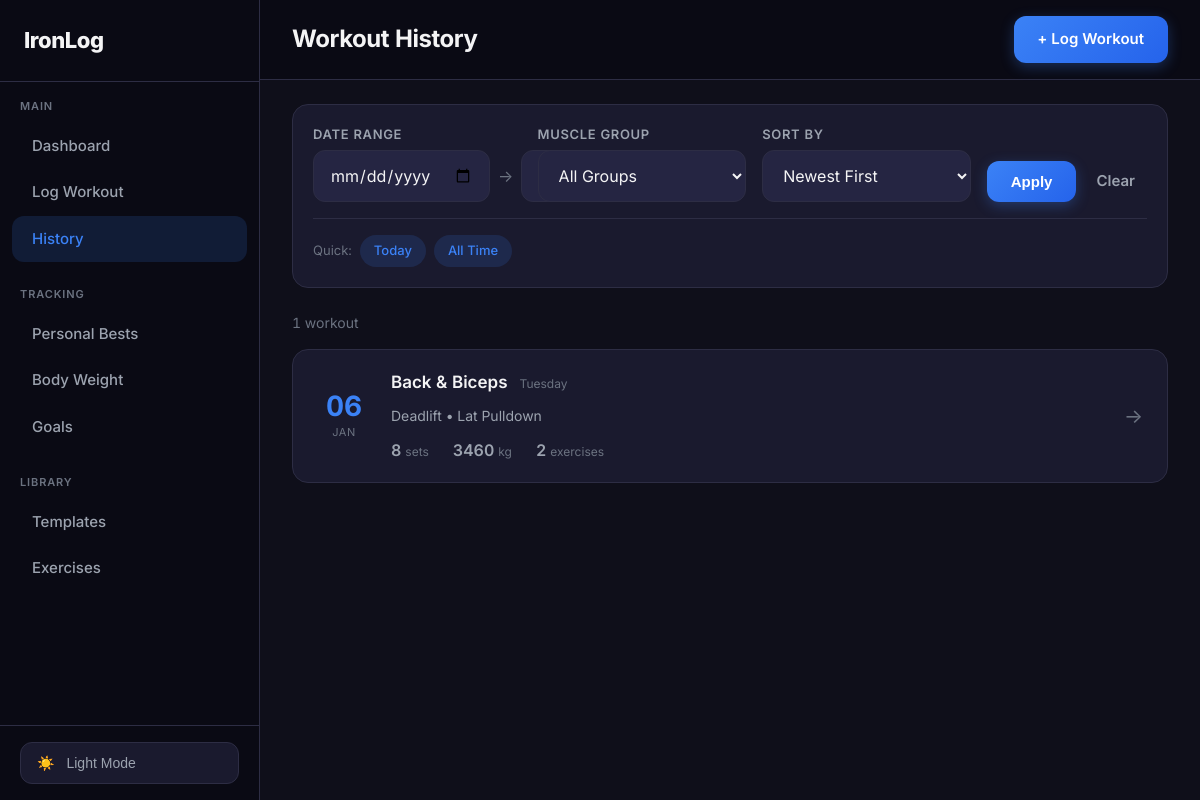
The page /history/ on the database its author committed.
### workouts/models.py (models this page shows, shortened)
class Workout(models.Model):
    date = models.DateField(default=timezone.now)
    muscle_groups = models.CharField(max_length=100, default='')
    notes = models.TextField(blank=True, default='')
    duration_minutes = models.PositiveIntegerField(null=True, blank=True)
    created_at = models.DateTimeField(auto_now_add=True)
    class Meta:
        ordering = ['-date', '-created_at']
    def get_muscle_groups_list(self):
        if not self.muscle_groups:
            return []
        return [mg.strip() for mg in self.muscle_groups.split(',') if mg.strip()]
    def get_muscle_groups_display(self):
        groups = self.get_muscle_groups_list()
        display_map = dict(Exercise.MUSCLE_GROUPS)
        return ' & '.join(display_map.get(g, g.title()) for g in groups)
    def get_total_sets(self):
        return self.sets.count()
    def get_total_volume(self):
        return sum(s.weight * s.reps for s in self.sets.all())
    def get_exercises_summary(self):
        exercises = {}
        for s in self.sets.select_related('exercise').all():
            if s.exercise.name not in exercises:
                exercises[s.exercise.name] = {'sets': [], 'exercise': s.exercise}
            exercises[s.exercise.name]['sets'].append(s)
        return exercises

class Exercise(models.Model):
    MUSCLE_GROUPS = [
        ('chest', 'Chest'),
        ('back', 'Back'),
        ('shoulders', 'Shoulders'),
        ('legs', 'Legs'),
        ('biceps', 'Biceps'),
        ('triceps', 'Triceps'),
        ('core', 'Core'),
        ('cardio', 'Cardio'),
        ('glutes', 'Glutes'),
        ('forearms', 'Forearms'),
        ('calves', 'Calves'),
        ('traps', 'Traps'),
    ]
    name = models.CharField(max_length=100)
    muscle_group = models.CharField(max_length=20, choices=MUSCLE_GROUPS)
    equipment = models.CharField(max_length=50, blank=True, default='')  # barbell, dumbbell, machine, etc.
    class Meta:
        ordering = ['muscle_group', 'name']
        unique_together = ['name', 'muscle_group']

class Set(models.Model):
    workout = models.ForeignKey(Workout, on_delete=models.CASCADE, related_name='sets')
    exercise = models.ForeignKey(Exercise, on_delete=models.CASCADE, related_name='sets')
    set_number = models.PositiveIntegerField(default=1)
    weight = models.DecimalField(max_digits=6, decimal_places=2)
    reps = models.PositiveIntegerField()
    notes = models.CharField(max_length=200, blank=True, default='')
    created_at = models.DateTimeField(auto_now_add=True)
    class Meta:
        ordering = ['created_at']

### workouts/views.py (the view)
# urls.py: path('history/', views.HistoryView.as_view(), name='history'),
class HistoryView(View):
    def get(self, request):
        workouts = Workout.objects.prefetch_related('sets__exercise').all()
        date_from = request.GET.get('date_from')
        date_to = request.GET.get('date_to')
        muscle_filter = request.GET.get('muscle')
        min_sets = request.GET.get('min_sets')
        min_volume = request.GET.get('min_volume')
        sort_by = request.GET.get('sort', '-date')
        if date_from:
            workouts = workouts.filter(date__gte=date_from)
        if date_to:
            workouts = workouts.filter(date__lte=date_to)
        if muscle_filter:
            workouts = workouts.filter(muscle_groups__icontains=muscle_filter)
        workouts_list = list(workouts)
        if min_sets:
            workouts_list = [w for w in workouts_list if w.get_total_sets() >= int(min_sets)]
        if min_volume:
            workouts_list = [w for w in workouts_list if w.get_total_volume() >= int(min_volume)]
        if sort_by == 'sets':
            workouts_list.sort(key=lambda w: w.get_total_sets(), reverse=True)
        elif sort_by == 'volume':
            workouts_list.sort(key=lambda w: w.get_total_volume(), reverse=True)
        elif sort_by == 'date':
            workouts_list.sort(key=lambda w: w.date)
        context = {
            'workouts': workouts_list,
            'muscle_groups': Exercise.MUSCLE_GROUPS,
            'filters': {
                'date_from': date_from,
                'date_to': date_to,
                'muscle': muscle_filter,
                'min_sets': min_sets,
                'min_volume': min_volume,
                'sort': sort_by,
            }
        }
        return render(request, 'workouts/history.html', context)

### templates/workouts/history.html (shortened to what this page needs)
{% extends 'base.html' %}
{% block page_title %}Workout History{% endblock %}
{% block header_actions %}
<a href="{% url 'log_workout' %}" class="btn btn-primary">+ Log Workout</a>
{% endblock %}
{% block content %}
<div class="filters-card">
    <form method="get" class="filters-form">
        <div class="filter-row">
            <div class="filter-group">
                <label class="form-label">Date Range</label>
                <div class="date-range">
                    <input type="date" name="date_from" class="form-control" value="{{ filters.date_from|default:'' }}" placeholder="From">
                    <span class="date-sep">→</span>
                </div>
            </div>
            <div class="filter-group">
                <label class="form-label">Muscle Group</label>
                <select name="muscle" class="form-control">
                    <option value="">All Groups</option>
                </select>
            </div>
            <div class="filter-group">
                <label class="form-label">Sort By</label>
                <select name="sort" class="form-control">
                    <option value="-date" {% if filters.sort == '-date' %}selected{% endif %}>Newest First</option>
                </select>
            </div>
            <div class="filter-actions">
                <button type="submit" class="btn btn-primary">Apply</button>
                <a href="{% url 'history' %}" class="btn btn-ghost">Clear</a>
            </div>
        </div>
        <div class="quick-filters">
            <span class="quick-filter-label">Quick:</span>
            <a href="{% url 'history' %}?date_from={% now 'Y-m-d' %}" class="quick-filter {% if filters.date_from == today %}active{% endif %}">Today</a>
            <a href="{% url 'history' %}" class="quick-filter {% if not filters.date_from and not filters.muscle %}active{% endif %}">All Time</a>
        </div>
    </form>
</div>
<div class="results-header">
    <span class="results-count">{{ workouts|length }} workout{% if workouts|length != 1 %}s{% endif %}</span>
</div>
{% if workouts %}
<div class="workout-timeline">
    {% for workout in workouts %}
    <a href="{% url 'workout_detail' workout.id %}" class="timeline-card">
        <div class="timeline-date">
            <div class="timeline-date-day">{{ workout.date|date:"d" }}</div>
            <div class="timeline-date-month">{{ workout.date|date:"M" }}</div>
        </div>
        <div class="timeline-content">
            <div class="timeline-header">
                <span class="timeline-title">{{ workout.get_muscle_groups_display }}</span>
                <span class="timeline-day">{{ workout.date|date:"l" }}</span>
            </div>
            <div class="timeline-exercises">
                {% for name, data in workout.get_exercises_summary.items %}
                {{ name }}{% if not forloop.last %} • {% endif %}
                {% empty %}
                No exercises logged
                {% endfor %}
            </div>
            <div class="timeline-stats">
                <div class="timeline-stat">
                    <span class="timeline-stat-value">{{ workout.get_total_sets }}</span>
                    <span class="timeline-stat-label">sets</span>
                </div>
                <div class="timeline-stat">
                    <span class="timeline-stat-value">{{ workout.get_total_volume|floatformat:0 }}</span>
                    <span class="timeline-stat-label">kg</span>
                </div>
                {% if workout.get_exercises_summary|length > 0 %}
                <div class="timeline-stat">
                    <span class="timeline-stat-value">{{ workout.get_exercises_summary|length }}</span>
                    <span class="timeline-stat-label">exercises</span>
                </div>
                {% endif %}
            </div>
        </div>
        <div class="timeline-arrow">→</div>
    </a>
    {% endfor %}
</div>
{% endif %}
{% endblock %}

### templates/base.html (style rules this page uses)
:root { --bg-main: #0F0F1A; --bg-card: #1A1A2E; --bg-card-hover: #252542; --bg-sidebar: #0A0A14; --bg-input: #252542; --accent: #3B82F6; --accent-hover: #2563EB; --accent-light: rgba(59, 130, 246, 0.15); --accent-glow: rgba(59, 130, 246, 0.3); --text-primary: #F4F4F5; --text-secondary: #9CA3AF; --text-muted: #6B7280; --border: #2D2D44; --border-light: #3D3D5C; --shadow: 0 4px 20px rgba(0,0,0,0.3); --shadow-lg: 0 8px 40px rgba(0,0,0,0.4); --radius: 12px; --radius-lg: 16px; --radius-full: 9999px; --success: #10B981; --success-light: rgba(16, 185, 129, 0.15); --warning: #F59E0B; --warning-light: rgba(245, 158, 11, 0.15); --danger: #EF4444; --danger-light: rgba(239, 68, 68, 0.15); --pr-gold: #FFD700; --pr-gold-light: rgba(255, 215, 0, 0.15); }
* { margin: 0; padding: 0; box-sizing: border-box; }
html { font-feature-settings: 'tnum' on, 'lnum' on; }
body { font-family: 'Inter', -apple-system, BlinkMacSystemFont, sans-serif; background: var(--bg-main); color: var(--text-primary); line-height: 1.5; min-height: 100vh; -webkit-font-smoothing: antialiased; }
.btn { display: inline-flex; align-items: center; justify-content: center; padding: 0.75rem 1.5rem; font-size: 0.9375rem; font-weight: 600; border-radius: var(--radius); border: none; cursor: pointer; text-decoration: none; transition: all 0.2s; gap: 0.5rem; }
.btn-primary { background: linear-gradient(135deg, var(--accent) 0%, #2563EB 100%); color: white; box-shadow: 0 4px 14px var(--accent-glow); }
.btn-ghost { background: transparent; color: var(--text-secondary); padding: 0.5rem 0.75rem; }
.form-label { display: block; font-size: 0.8125rem; font-weight: 600; margin-bottom: 0.5rem; color: var(--text-secondary); text-transform: uppercase; letter-spacing: 0.05em; }
.form-control { width: 100%; padding: 0.875rem 1rem; font-size: 1rem; border: 1px solid var(--border); border-radius: var(--radius); background: var(--bg-input); color: var(--text-primary); transition: all 0.2s; font-family: inherit; }
.form-control::placeholder { color: var(--text-muted); }
.timeline-card { display: flex; gap: 1rem; padding: 1.25rem; background: var(--bg-card); border: 1px solid var(--border); border-radius: var(--radius-lg); margin-bottom: 0.75rem; cursor: pointer; transition: all 0.2s; }
.timeline-date { width: 50px; text-align: center; flex-shrink: 0; }
.timeline-date-day { font-size: 1.5rem; font-weight: 700; color: var(--accent); line-height: 1; }
.timeline-date-month { font-size: 0.6875rem; text-transform: uppercase; color: var(--text-muted); letter-spacing: 0.05em; }
.timeline-content { flex: 1; min-width: 0; }
.timeline-title { font-weight: 600; margin-bottom: 0.25rem; }
.timeline-stats { display: flex; gap: 1rem; margin-top: 0.5rem; }
.timeline-stat { font-size: 0.8125rem; color: var(--text-secondary); }

### rows shown on the page
Workout: date "06", date "JAN", muscle_groups "Back & Biceps", date "Tuesday", get_total_sets "8", get_total_volume "3460", get_exercises_summary|length "2"
Exercise: name "Deadlift"
Exercise: name "Lat Pulldown"

### other values the page prints
{{ workouts|length }} "1"
